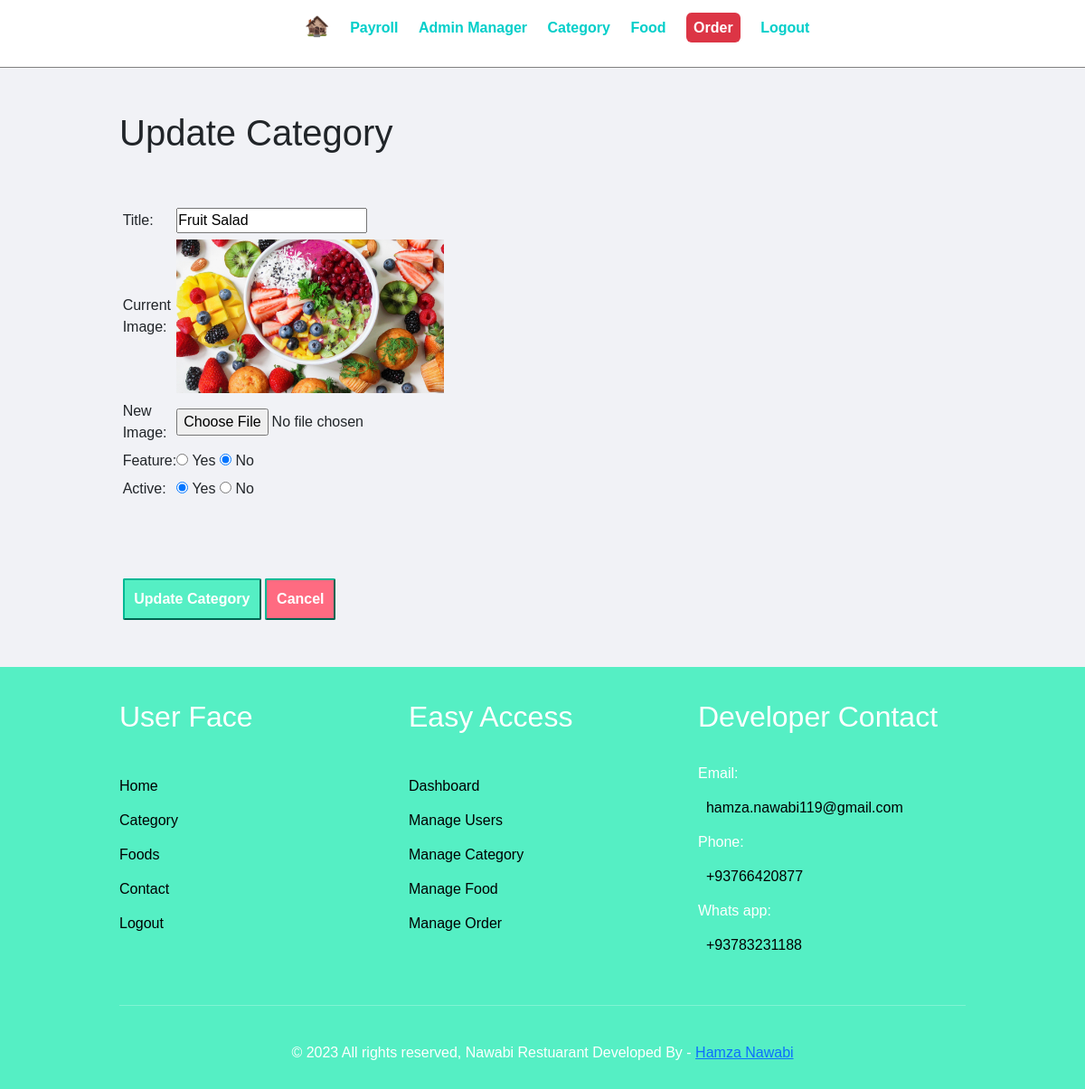
Screenshot of /admin/update-category.php?id=2 (signed in) with the database file from the repository.
### tables this page shows
CREATE TABLE `tbl_category` (
  `id` int(11) UNSIGNED NOT NULL,
  `title` varchar(100) NOT NULL,
  `image_name` varchar(255) NOT NULL,
  `featured` varchar(10) NOT NULL,
  `active` varchar(10) NOT NULL
);

### admin/update-category.php (the view, shortened to what this page needs)
<?php include "./partials/menu.php"; ?>
<?php
    if(isset($_GET['id']) AND $_GET['id'] != ''){
        $id = $_GET['id'];
        $query = "SELECT * FROM tbl_category WHERE id=$id";
        $result = mysqli_query($connect,$query);
        $row = mysqli_fetch_assoc($result);
    }else{
        $_SESSION['delete-category'] = "<div class='alert-danger' style='padding:1%;margin:1% 0;'>Category does not exist ..</div>";
        header("Location: manage-category.php");
    }
?>
<div class="main-content">
    <div class="wrapper">
        <h1>Update Category</h1>
        <br><br>
        <form action="" method="POST" enctype="multipart/form-data">
            <table class="tbl-30">
                <tr>
                    <td>Title:</td>
                    <td><input type="text" name="title" value="<?php echo $row['title']; ?>" placeholder="Enter your name " required></td>
                </tr>
                <tr>
                    <?php if($row['image_name']){ ?>
                        <td>Current Image:</td>
                        <td><img src="../images/category/<?php print_r($row['image_name']); ?>" style="height:170px;width:100%;object-fit:cover;" alt=""></td>
                    <?php } ?>
                </tr>
                <tr>
                    <td>New Image:</td>
                    <td><input type="file" name="new_image" value="" placeholder="Your username "></td>
                </tr>
                <tr >
                    <td>Feature:</td>
                    <td>
                        <input type="radio" name="feature" value="Yes" <?php if($row['featured']=="Yes"){print("checked");}  ?> > Yes
                        <input type="radio" name="feature" value="No" <?php if($row['featured']=="No"){print("checked");}  ?> > No
                    </td>
                </tr>
                <tr >
                    <td>Active:</td>
                    <td>
                        <input type="radio" name="active" value="Yes" <?php if($row['active']=="Yes"){print("checked");}  ?> > Yes
                        <input type="radio" name="active" value="No" <?php if($row['active']=="No"){print("checked");}  ?> > No
                    </td>
                </tr>
                <tr >
                    <td>
                        <br><br><br>
                    </td>
                </tr>
                <tr >
                    <td colspan="2">
                        <input type="submit" name="submit" value="Update Category" class="btn-primary" style="padding:2.6% 3%;">
                        <a href="manage-category.php"><input type="button" name="cancel" value="Cancel" class="btn-danger" style="padding:2.6% 3%;"></a>
                    </td>
                </tr>
            </table>
        </form>
    </div>
</div>
<?php include "./partials/footer.php"; ?>

### css/admin.css (style rules this page uses)
* { margin: 0px; padding: 0px; font-family: Arial, Helvetica, sans-serif; }
:root { --primary-color:#55efc4; --secondary-color:#00b894 ; --primary-danger-color:#ff6b81; --secondary-danger-color:#ff4757; }
.wrapper { padding:1%; width: 80%; margin: 0 auto; }
.tbl-30 { width: 30%; }
table tr td { padding:1%; }
.btn-primary, .btn-secondary, .btn-danger { background-color:var(--primary-color) ; padding: 1%; text-decoration: none; color: white; border-color: var(--secondary-color); border-radius: 2px; font-weight: bold; }
.btn-danger { background-color:var(--primary-danger-color); }
.main-content { background-color: #f1f2f6; padding: 3% 0; }

### rows the page displays
tbl_category: title "Fruit Salad", featured "☑", active "☑"
